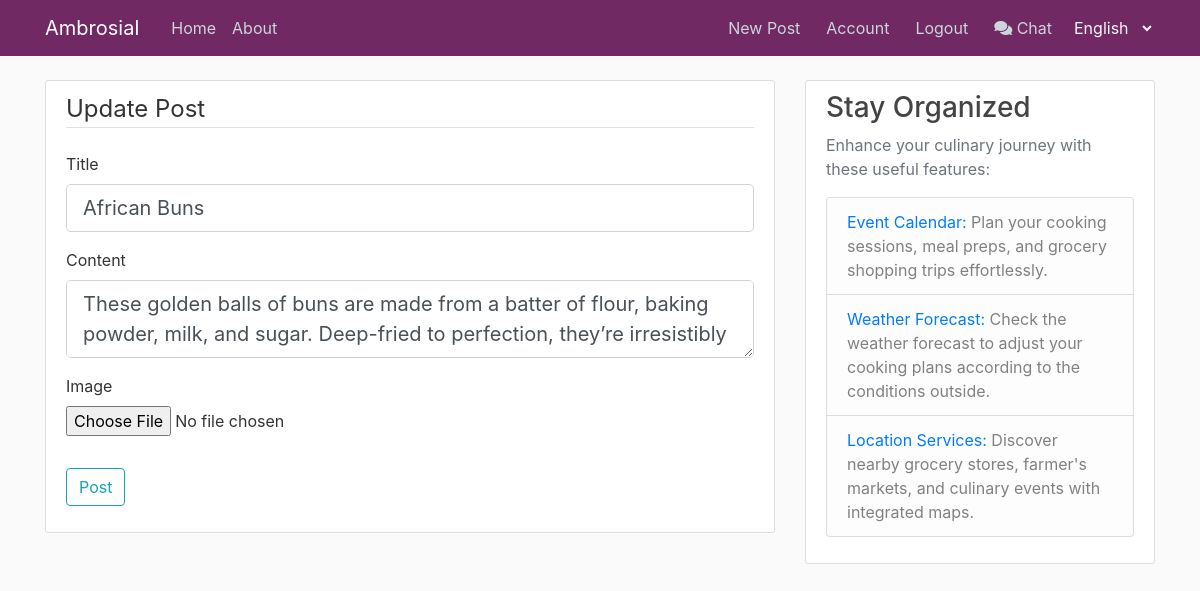
The page /post/8/update (signed in) on the database as committed earlier.
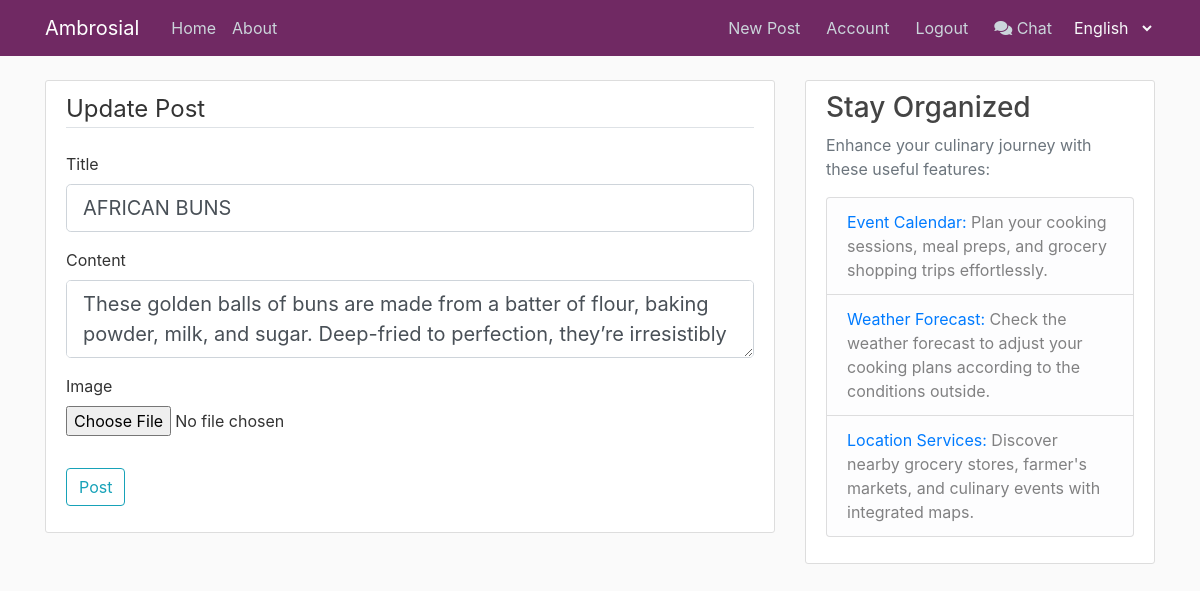
The same page on the database as committed later.
### flask_ambrosial/models.py (models this page shows, shortened)
class Post(db.Model):
    id = db.Column(db.Integer, primary_key=True)
    title = db.Column(db.String(100), nullable=False)
    date_posted = db.Column(
        db.DateTime, nullable=False, default=datetime.now(timezone.utc)
    )
    content = db.Column(db.Text, nullable=False)
    user_id = db.Column(
        db.Integer, db.ForeignKey('user.id', name='fk_post_user_id'),
        nullable=False
    )
    image_filename = db.Column(db.String(100), nullable=False)
    comments = db.relationship('Comment', backref='post', lazy=True)

### flask_ambrosial/posts/routes.py (the view)
@posts.route("/post/<int:post_id>/update", methods=['GET', 'POST'])
@login_required
def update_post(post_id):
    post = Post.query.get_or_404(post_id)
    if post.author != current_user:
        abort(403)
    form = PostForm()
    if form.validate_on_submit():
        post.title = form.title.data
        post.content = form.content.data
        if form.image_filename.data:
            image_file = form.image_filename.data
            image_filename = (
                secrets.token_hex(8) +
                os.path.splitext(image_file.filename)[1]
            )
            image_path = os.path.join(
                current_app.root_path, 'static/post_pics', image_filename
            )
            image_file.save(image_path)
            post.image_filename = image_filename
        else:
            flash('Image is required for the post.', 'danger')
            return render_template(
                'create_post.html', title='Update Post', form=form,
                legend='Update Post'
            )
        db.session.commit()
        flash('Your post has been updated', 'success')
        return redirect(url_for('posts.post', post_id=post.id))
    elif request.method == 'GET':
        form.title.data = post.title
        form.content.data = post.content
    return render_template(
        'create_post.html', title='Update Post', form=form,
        legend='Update Post'
    )

### flask_ambrosial/posts/forms.py
class PostForm(FlaskForm):
    title = StringField('Title', validators=[DataRequired()])
    content = TextAreaField('Content', validators=[DataRequired()])
    image_filename = FileField(
        'Image', validators=[
            DataRequired(), FileAllowed(['jpg', 'png', 'jpeg'])
        ]
    )
    submit = SubmitField('Post')

### flask_ambrosial/__init__.py (called while the page is built)
def get_locale():
    if 'lang' in request.args:
        lang = request.args.get('lang')
        if lang in current_app.config['LANGUAGES']:
            session['lang'] = lang
            return lang
    return session.get(
        'lang',
        request.accept_languages.best_match(current_app.config['LANGUAGES'])
    )

### flask_ambrosial/models.py (called while the page is built)
@login_manager.user_loader
def load_user(user_id):
    return User.query.get(int(user_id))

### flask_ambrosial/templates/create_post.html (shortened to what this page needs)
{% extends "layout.html" %}
{% block content %}
<div class="content-section">
    <form method="POST" action="" enctype="multipart/form-data">
        <fieldset class="form-group">
            <legend class="border-bottom mb-4">{{ _(legend) }}</legend>
            <div class="form-group">
                {{ form.title.label(class="form-control-label") }}
                {% if form.title.errors %}
                    {{ form.title(class="form-control form-control-lg is-invalid") }}
                    <div class="invalid-feedback">
                        {% for error in form.title.errors %}
                            <span>{{ _(error) }}</span>
                        {% endfor %}
                    </div>
                {% else %}
                    {{ form.title(class="form-control form-control-lg") }}
                {% endif %}
            </div>
            <div class="form-group">
                {{ form.content.label(class="form-control-label") }}
                {% if form.content.errors %}
                    {{ form.content(class="form-control form-control-lg is-invalid") }}
                    <div class="invalid-feedback">
                        {% for error in form.content.errors %}
                            <span>{{ _(error) }}</span>
                        {% endfor %}
                    </div>
                {% else %}
                    {{ form.content(class="form-control form-control-lg") }}
                {% endif %}
            </div>
            <div class="form-group">
                {{ form.image_filename.label(class="form-control-label") }}
                {{ form.image_filename(class="form-control-file") }}
            </div>
        </fieldset>
        <div class="form-group">
            {{ form.submit(class="btn btn-outline-info") }}
        </div>
    </form>
</div>
{% endblock content %}

### flask_ambrosial/templates/layout.html (shortened to what this page needs)
<!DOCTYPE html>
<html lang="{{ get_locale() }}">
<head>
    <link rel="stylesheet" href="https://maxcdn.bootstrapcdn.com/bootstrap/4.0.0/css/bootstrap.min.css">
    <link rel="stylesheet" href="https://cdnjs.cloudflare.com/ajax/libs/font-awesome/5.15.3/css/all.min.css">
    <link rel="stylesheet" type="text/css" href="{{ url_for('static', filename='main.css') }}">
</head>
<body>
    <header class="site-header">
      <nav class="navbar navbar-expand-md navbar-dark bg-steel fixed-top">
        <div class="container">
          <a class="navbar-brand mr-4" href="#">{{ _('Ambrosial') }}</a>
          <div class="collapse navbar-collapse" id="navbarToggle">
            <div class="navbar-nav mr-auto">
              <a class="nav-item nav-link" href="{{ url_for('main.home') }}">{{ _('Home') }}</a>
              <a class="nav-item nav-link" href="{{ url_for('main.about') }}">{{ _('About') }}</a>
            </div>
            <div class="navbar-nav ml-auto d-flex justify-content-end w-50">
                {% if current_user.is_authenticated %}
                    <a class="nav-item nav-link" href="{{ url_for('posts.new_post') }}">{{ _('New Post') }}</a>
                    <a class="nav-item nav-link" href="{{ url_for('users.account') }}">{{ _('Account') }}</a>
                    <a class="nav-item nav-link" href="{{ url_for('users.logout') }}">{{ _('Logout') }}</a>
                    <a class="nav-item nav-link" href="{{ url_for('chat.chat_room') }}">
                        <i class="fas fa-comments"></i> {{ _('Chat') }}
                    </a>
                {% else %}
                    <a class="nav-item nav-link" href="{{ url_for('users.login') }}">{{ _('Login') }}</a>
                    <a class="nav-item nav-link" href="{{ url_for('users.register') }}">{{ _('Register') }}</a>
                {% endif %}
                <div class="nav-item dropdown">
                  <select onchange="location = '/setlang?lang=' + this.value;"
                          class="nav-link dropdown-toggle bg-transparent border-0 p-0 text-light"
                          id="languageDropdown" style="background-color: #343a40; color: #fff;">
                    <option value="en" {{ 'selected' if get_locale() == 'en' else '' }}>English</option>
                  </select>
                </div>
            </div>
          </div>
        </div>
      </nav>
    </header>
    <main role="main" class="container">
      <div class="row">
        <div class="col-md-8">
          {% block content %}{% endblock %}
        </div>
        <div class="col-md-4">
          <div class="content-section">
            <h3>{{ _('Stay Organized') }}</h3>
            <p class='text-muted'>{{ _('Enhance your culinary journey with these useful features:') }}
              <ul class="list-group">
                <li class="list-group-item list-group-item-light">
                    <a href="#" id="event-calendar-link">{{ _('Event Calendar:') }}</a> {{ _('Plan your cooking sessions, meal preps, and grocery shopping trips effortlessly.') }}
                </li>
                <li class="list-group-item list-group-item-light">
                    <a href="#" id="weather-forecast-link">{{ _('Weather Forecast:') }}</a> {{ _('Check the weather forecast to adjust your cooking plans according to the conditions outside.') }}
                </li>
                <li class="list-group-item list-group-item-light">
                    <a href="#" id="location-services-link">{{ _('Location Services:') }}</a> {{ _('Discover nearby grocery stores, farmer\'s markets, and culinary events with integrated maps.') }}
                </li>
              </ul>
            </p>
          </div>
        </div>
      </div>
    </main>
</body>
</html>

### flask_ambrosial/static/main.css (style rules this page uses)
body { background: #fafafa; color: #333333; margin-top: 5rem; }
h1, h2, h3, h4, h5, h6 { color: #444444; }
.bg-steel { background-color: #702963; }
.site-header .navbar-nav .nav-link { color: #cbd5db; }
.content-section { background: #ffffff; padding: 10px 20px; border: 1px solid #dddddd; border-radius: 3px; margin-bottom: 20px; }
.navbar-nav.ml-auto { width: 50%; display: flex; justify-content: flex-end; align-items: center; }
.navbar-nav.ml-auto .nav-item { margin-left: 10px; }
#languageDropdown option { background-color: #343a40; color: #fff; }

Rows that differ between the two databases and show on the page:
changed Post: title "African Buns" → "AFRICAN BUNS"
